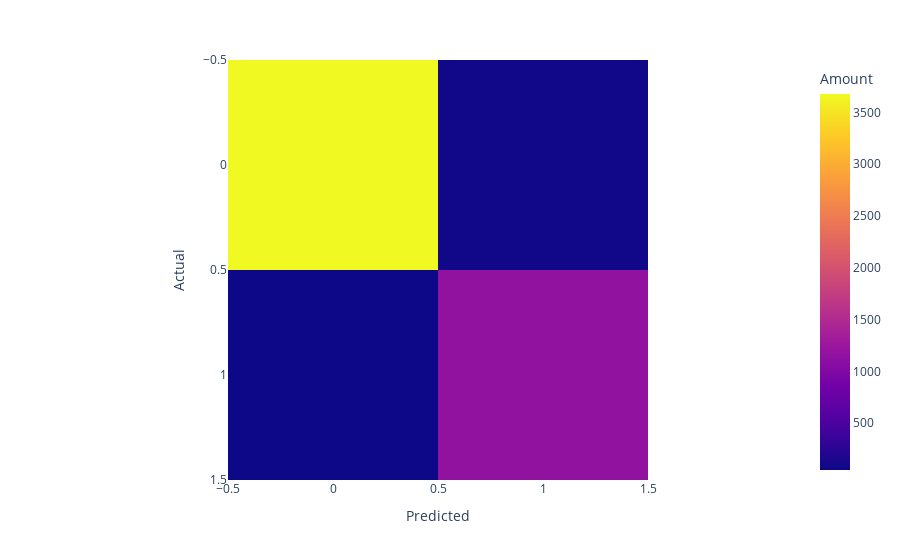

The code cell stored with this chart in its notebook:
### Markdown cell above
#### Although we see an overfitting, Decision Tree perfectly copes with generalization -> 97.3% accuracy on test split. See the confusion matrix

### Code cell
fig = px.imshow(v,labels=dict(x="Predicted", y="Actual", color="Amount"))
iplot(fig)

### Figure 1 — Plotly figure (JSON) as saved in the notebook; plotly's stock layout.template omitted (floating-point values rounded to 4 significant figures)
{"data": [{"coloraxis": "coloraxis", "hovertemplate": "Predicted: %{x}<br>Actual: %{y}<br>Amount: %{z}<extra></extra>", "type": "heatmap", "z": [[3679, 67], [47, 1157]]}], "layout": {"coloraxis": {"colorbar": {"title": {"text": "Amount"}}, "colorscale": [[0, "#0d0887"], [0.1111, "#46039f"], [0.2222, "#7201a8"], [0.3333, "#9c179e"], [0.4444, "#bd3786"], [0.5556, "#d8576b"], [0.6667, "#ed7953"], [0.7778, "#fb9f3a"], [0.8889, "#fdca26"], [1, "#f0f921"]]}, "margin": {"t": 60}, "xaxis": {"constrain": "domain", "scaleanchor": "y", "title": {"text": "Predicted"}}, "yaxis": {"autorange": "reversed", "constrain": "domain", "title": {"text": "Actual"}}}}
